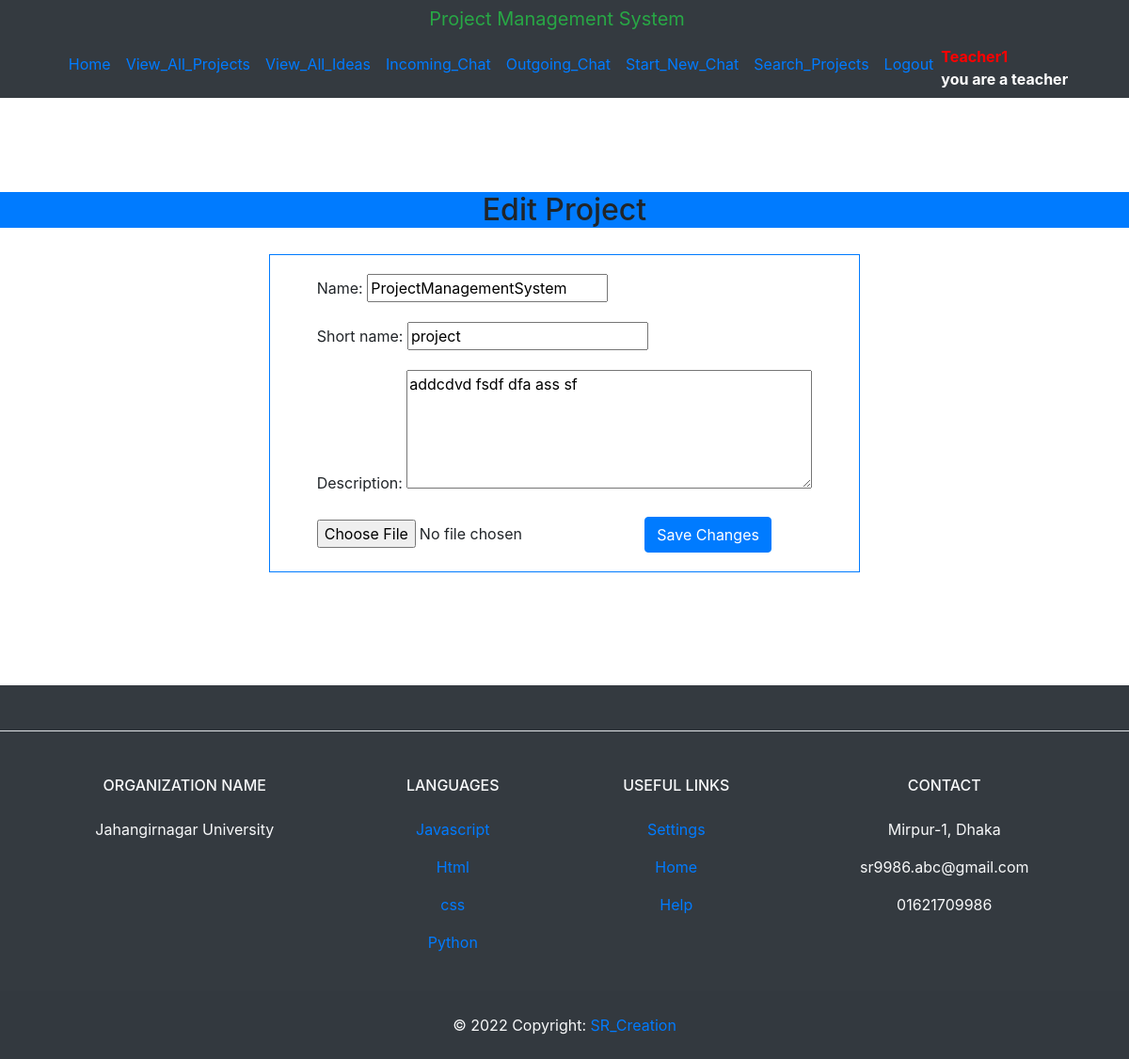
The page /edit_project/project/ (signed in) on the database its author committed.
### Backend_Management_App/models.py (models this page shows)
class User(AbstractUser):
    USER_TYPE_CHOICES = (
        ('teacher', 'Teacher'),
        ('student', 'Student'),
    )
    user_type = models.CharField(
        max_length=10,
        choices=USER_TYPE_CHOICES,
        blank=True,
        null=True,
    )
    groups = models.ManyToManyField(
        Group,
        verbose_name=_('groups'),
        blank=True,
        related_name='backend_management_users_groups',
        related_query_name='user',
        help_text=_('The groups this user belongs to. A user will get all permissions '
                    'granted to each of their groups.'),
    )
    user_permissions = models.ManyToManyField(
        Permission,
        verbose_name=_('user permissions'),
        blank=True,
        related_name='backend_management_users_permissions',
        related_query_name='user',
        help_text=_('Specific permissions for this user.'),
    )

class Project(models.Model):
    name = models.CharField(max_length=255)
    short_name = models.CharField(max_length=50, unique=True)
    description = models.TextField()
    file = models.FileField(upload_to='projects')
    approved = models.BooleanField(default=False)
    status_data = ((1, "APPROVED"), (2, "REJECTED"), (0, "PENDING"))
    status = models.CharField(default=0, choices=status_data, max_length=20)
    teacher = models.ForeignKey(User, on_delete=models.CASCADE, related_name='projects', null=True , limit_choices_to={'is_teacher': True})
    students = models.ForeignKey(User, on_delete=models.CASCADE, related_name='student_projects', blank=True)
    created_at = models.DateTimeField(auto_now_add=True)
    updated_at = models.DateTimeField(auto_now=True)

### Backend_Management_App/views.py (the view)
# urls.py: path('edit_project/<slug:short_name>/', views.edit_project, name='edit_project'),
@login_required
def edit_project(request, short_name):
    pj = Project.objects.get(short_name=short_name)
    if request.user.user_type == 'admin':
        project = get_object_or_404(Project, short_name=short_name)
    elif request.user == pj.teacher:
        project = get_object_or_404(Project, short_name=short_name, teacher=request.user)
    elif request.user == pj.students:
        project = get_object_or_404(Project, short_name=short_name, students=request.user)
    else:
        messages.error(request, "You are not authorized to edit this project.")
        return redirect('project_list')
    if request.method == 'POST':
        form = ProjectForm(request.POST, request.FILES, instance=project)
        myfile = request.FILES['file']
        fs = FileSystemStorage()
        filename = fs.save(myfile.name, myfile)
        uploaded_file_url = fs.url(filename)
        print("Uploaded file URL:", uploaded_file_url)
        if form.is_valid():
            project = form.save(commit=False)
            project.students = request.user
            project.file = uploaded_file_url
            project.save()
            messages.success(request, 'Your project has been updated.')
            return redirect('project_detail', short_name=project.short_name)
    else:
        form = ProjectForm(instance=project)
    context = {'form': form, 'project': project}
    return render(request, 'edit_project.html', context)

### Backend_Management_App/forms.py
class ProjectForm(forms.ModelForm):
    class Meta:
        model = Project
        fields = ['name', 'short_name', 'description']
        widgets = {
            'description': forms.Textarea(attrs={'rows': 5}),
        }

### templates/edit_project.html (shortened to what this page needs)
{% extends 'base.html' %}
{% block content %}
  <h2 class="text-center bg-primary">Edit Project</h2>
  <div class="card-body" >
      <div class="row justify-content-md-center ">
        <div class="col-md-auto border border-primary" style="padding: 20px 50px ">
        <form method="post" enctype="multipart/form-data">
            {{ form.as_p }}
            <input type="file" name="file">
          <button type="submit" class="btn btn-primary">Save Changes</button>
        </form>
        </div>
      </div>
    </div>
{% endblock %}

### templates/base.html (shortened to what this page needs)
<!DOCTYPE html>
<html lang="en">
<head>
    <link rel="stylesheet" href="https://maxcdn.bootstrapcdn.com/bootstrap/4.0.0/css/bootstrap.min.css">
</head>
<body>
    <header class="bg-dark" style="margin-bottom: 100px">
      <div class="text-center"><a class="navbar-brand text-success" href="#">Project Management System</a></div>
        <nav class="navbar navbar-expand-lg container ">
            <div class="collapse navbar-collapse justify-content-center" id="navbarNav">
                <ul class="navbar-nav">
                    <li class="nav-item">
                        <a class="nav-link" href="{% url 'home' %}">Home</a>
                    </li>
                    <li class="nav-item">
                        <a class="nav-link" href="{% url 'project_list' %}">View_All_Projects</a>
                    </li>
                    {% if user.is_authenticated and user.user_type == "teacher" %}
                    <li class="nav-item">
                        <a class="nav-link" href="{% url 'idea_list' %}">View_All_Ideas</a>
                    </li>
                    <li class="nav-item">
                        <a class="nav-link" href="{% url 'inbox' %}">Incoming_Chat</a>
                    </li>
                    <li class="nav-item">
                        <a class="nav-link" href="{% url 'sent' %}">Outgoing_Chat</a>
                    </li>
                    <li class="nav-item">
                        <a class="nav-link" href="{% url 'send_message' user.username %}">Start_New_Chat</a>
                    </li>
                    {% endif %}
                    <li class="nav-item">
                        <a class="nav-link" href="{% url 'search_project' %}">Search_Projects</a>
                    </li>
                    {% if user.is_authenticated %}
                    <li class="nav-item">
                      <a class="nav-link" href="{% url 'logout' %}">Logout</a>
                    </li>
                    <li class="nav-item" style="">
                        <b style="color:Red">{{ user.username }}</b> <br> <b style="color:white">you are a {{ user.user_type }}</b>
                    </li>
                    {% else %}
                <li class="nav-item"><a class="nav-link" href="{% url 'register' %}">Register</a></li>
                <li class="nav-item"><a class="nav-link" href="{% url 'login' %}">Login</a></li>
            {% endif %}
        </ul>
    </header>
    <main>
        {% block content %}{% endblock %}
    </main>
    <footer class="text-center text-lg-start bg-dark text-light" style="margin-top: 100px">
        <section class="d-flex justify-content-center justify-content-lg-between p-4 border-bottom">
        </section>
        <section class="">
          <div class="container text-center text-md-start mt-5">
            <div class="row mt-3">
              <div class="col-md-3 col-lg-4 col-xl-3 mx-auto mb-4">
                <h6 class="text-uppercase fw-bold mb-4">
                  Organization Name
                </h6>
                <p align="center">
                  Jahangirnagar University
                </p>
              </div>
              <div class="col-md-2 col-lg-2 col-xl-2 mx-auto mb-4">
                <h6 class="text-uppercase fw-bold mb-4">
                  Languages
                </h6>
                <p>
                  <a href="#!" class="text-reset">Javascript</a>
                </p>
                <p>
                  <a href="#!" class="text-reset">Html</a>
                </p>
                <p>
                  <a href="#!" class="text-reset">css</a>
                </p>
                  <p>
                  <a href="#" class="text-reset">Python</a>
                </p>
              </div>
              <div class="col-md-3 col-lg-2 col-xl-2 mx-auto mb-4">
                <h6 class="text-uppercase fw-bold mb-4">
                  Useful links
                </h6>
                <p>
                  <a href="#!" class="text-reset">Settings</a>
                </p>
                <p>
                  <a href="#!" class="text-reset">Home</a>
                </p>
                <p>
                  <a href="#!" class="text-reset">Help</a>
                </p>
              </div>
              <div class="col-md-4 col-lg-3 col-xl-3 mx-auto mb-md-0 mb-4">
                <h6 class="text-uppercase fw-bold mb-4">Contact</h6>
                <p> Mirpur-1, Dhaka</p>
                <p>
                  sr9986.abc@gmail.com
                </p>
                <p> 01621709986</p>
              </div>
            </div>
          </div>
        </section>
        <div class="text-center p-4" style="background-color: rgba(0, 0, 0, 0.025);">
          © 2022 Copyright:
          <a class="text-reset fw-bold" href="#">SR_Creation</a>
        </div>
      </footer>
</body>
</html>

### rows shown on the page
User: username "Teacher1", user_type "teacher"
Project: name "ProjectManagementSystem", short_name "project", description "addcdvd fsdf dfa ass sf"
